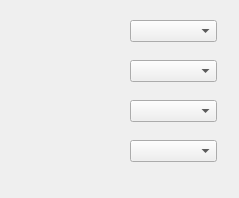
<?xml version="1.0" encoding="UTF-8"?>
<ui version="4.0">
 <class>SerialSetting</class>
 <widget class="QWidget" name="SerialSetting">
  <property name="geometry">
   <rect>
    <x>0</x>
    <y>0</y>
    <width>239</width>
    <height>198</height>
   </rect>
  </property>
  <property name="windowTitle">
   <string>Form</string>
  </property>
  <widget class="QComboBox" name="comboBox">
   <property name="geometry">
    <rect>
     <x>130</x>
     <y>20</y>
     <width>87</width>
     <height>22</height>
    </rect>
   </property>
  </widget>
  <widget class="QComboBox" name="comboBox_2">
   <property name="geometry">
    <rect>
     <x>130</x>
     <y>60</y>
     <width>87</width>
     <height>22</height>
    </rect>
   </property>
  </widget>
  <widget class="QComboBox" name="comboBox_3">
   <property name="geometry">
    <rect>
     <x>130</x>
     <y>100</y>
     <width>87</width>
     <height>22</height>
    </rect>
   </property>
  </widget>
  <widget class="QComboBox" name="comboBox_4">
   <property name="geometry">
    <rect>
     <x>130</x>
     <y>140</y>
     <width>87</width>
     <height>22</height>
    </rect>
   </property>
  </widget>
 </widget>
 <resources/>
 <connections/>
</ui>
